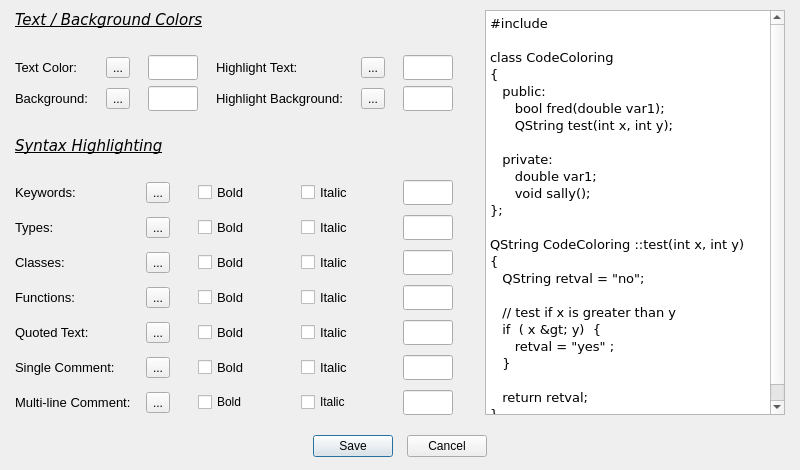
<?xml version="1.0" encoding="UTF-8"?>
<ui version="4.0">
 <class>Dialog_Colors</class>
 <widget class="QDialog" name="Dialog_Colors">
  <property name="windowModality">
   <enum>Qt::NonModal</enum>
  </property>
  <property name="geometry">
   <rect>
    <x>0</x>
    <y>0</y>
    <width>799</width>
    <height>470</height>
   </rect>
  </property>
  <property name="windowTitle">
   <string>Diamond Colors</string>
  </property>
  <property name="modal">
   <bool>false</bool>
  </property>
  <layout class="QGridLayout" name="gridLayout">
   <property name="leftMargin">
    <number>15</number>
   </property>
   <property name="topMargin">
    <number>10</number>
   </property>
   <property name="rightMargin">
    <number>15</number>
   </property>
   <item row="4" column="0">
    <widget class="QLabel" name="label">
     <property name="font">
      <font>
       <family>Verdana</family>
       <pointsize>11</pointsize>
       <weight>50</weight>
       <italic>true</italic>
       <bold>false</bold>
       <underline>true</underline>
      </font>
     </property>
     <property name="text">
      <string>Syntax Highlighting</string>
     </property>
    </widget>
   </item>
   <item row="0" column="3" rowspan="7">
    <widget class="QPlainTextEdit" name="sample">
     <property name="minimumSize">
      <size>
       <width>300</width>
       <height>0</height>
      </size>
     </property>
     <property name="font">
      <font>
       <family>Verdana</family>
       <pointsize>10</pointsize>
      </font>
     </property>
     <property name="plainText">
      <string>#include &lt;QString&gt;

class CodeColoring 
{
   public:
      bool fred(double var1);
      QString test(int x, int y);	
      
   private:
      double var1;	
      void sally();  
};

QString CodeColoring ::test(int x, int y)
{
   QString retval = &quot;no&quot;;	

   // test if x is greater than y
   if  ( x &gt; y)  {
      retval = &quot;yes&quot; ; 
   }    

   return retval;	
}</string>
     </property>
    </widget>
   </item>
   <item row="9" column="0">
    <spacer name="verticalSpacer_5">
     <property name="orientation">
      <enum>Qt::Vertical</enum>
     </property>
     <property name="sizeType">
      <enum>QSizePolicy::Fixed</enum>
     </property>
     <property name="sizeHint" stdset="0">
      <size>
       <width>20</width>
       <height>13</height>
      </size>
     </property>
    </spacer>
   </item>
   <item row="6" column="0" colspan="2">
    <layout class="QGridLayout" name="gridLayout_2">
     <property name="horizontalSpacing">
      <number>15</number>
     </property>
     <property name="verticalSpacing">
      <number>10</number>
     </property>
     <item row="2" column="5">
      <widget class="QLineEdit" name="type_Color">
       <property name="sizePolicy">
        <sizepolicy hsizetype="Fixed" vsizetype="Fixed">
         <horstretch>0</horstretch>
         <verstretch>0</verstretch>
        </sizepolicy>
       </property>
       <property name="minimumSize">
        <size>
         <width>50</width>
         <height>25</height>
        </size>
       </property>
       <property name="maximumSize">
        <size>
         <width>50</width>
         <height>25</height>
        </size>
       </property>
       <property name="font">
        <font>
         <pointsize>10</pointsize>
        </font>
       </property>
      </widget>
     </item>
     <item row="3" column="1">
      <widget class="QToolButton" name="class_TB">
       <property name="text">
        <string>...</string>
       </property>
      </widget>
     </item>
     <item row="5" column="5">
      <widget class="QLineEdit" name="quote_Color">
       <property name="sizePolicy">
        <sizepolicy hsizetype="Fixed" vsizetype="Fixed">
         <horstretch>0</horstretch>
         <verstretch>0</verstretch>
        </sizepolicy>
       </property>
       <property name="minimumSize">
        <size>
         <width>50</width>
         <height>25</height>
        </size>
       </property>
       <property name="maximumSize">
        <size>
         <width>50</width>
         <height>25</height>
        </size>
       </property>
       <property name="font">
        <font>
         <pointsize>10</pointsize>
        </font>
       </property>
      </widget>
     </item>
     <item row="4" column="3">
      <widget class="QCheckBox" name="type_Bold_CB_2">
       <property name="minimumSize">
        <size>
         <width>35</width>
         <height>0</height>
        </size>
       </property>
       <property name="font">
        <font>
         <pointsize>10</pointsize>
        </font>
       </property>
       <property name="text">
        <string>Bold</string>
       </property>
      </widget>
     </item>
     <item row="4" column="4">
      <widget class="QCheckBox" name="type_Italic_CB_2">
       <property name="minimumSize">
        <size>
         <width>35</width>
         <height>0</height>
        </size>
       </property>
       <property name="font">
        <font>
         <pointsize>10</pointsize>
        </font>
       </property>
       <property name="text">
        <string>Italic</string>
       </property>
      </widget>
     </item>
     <item row="3" column="5">
      <widget class="QLineEdit" name="class_Color">
       <property name="sizePolicy">
        <sizepolicy hsizetype="Fixed" vsizetype="Fixed">
         <horstretch>0</horstretch>
         <verstretch>0</verstretch>
        </sizepolicy>
       </property>
       <property name="minimumSize">
        <size>
         <width>50</width>
         <height>25</height>
        </size>
       </property>
       <property name="maximumSize">
        <size>
         <width>50</width>
         <height>25</height>
        </size>
       </property>
       <property name="font">
        <font>
         <pointsize>10</pointsize>
        </font>
       </property>
      </widget>
     </item>
     <item row="3" column="0">
      <widget class="QLabel" name="label_6">
       <property name="minimumSize">
        <size>
         <width>80</width>
         <height>20</height>
        </size>
       </property>
       <property name="font">
        <font>
         <pointsize>10</pointsize>
        </font>
       </property>
       <property name="text">
        <string>Classes:</string>
       </property>
      </widget>
     </item>
     <item row="2" column="4">
      <widget class="QCheckBox" name="type_Italic_CB">
       <property name="minimumSize">
        <size>
         <width>35</width>
         <height>0</height>
        </size>
       </property>
       <property name="font">
        <font>
         <pointsize>10</pointsize>
        </font>
       </property>
       <property name="text">
        <string>Italic</string>
       </property>
      </widget>
     </item>
     <item row="5" column="1">
      <widget class="QToolButton" name="quote_TB">
       <property name="text">
        <string>...</string>
       </property>
      </widget>
     </item>
     <item row="4" column="1">
      <widget class="QToolButton" name="func_TB">
       <property name="text">
        <string>...</string>
       </property>
      </widget>
     </item>
     <item row="5" column="4">
      <widget class="QCheckBox" name="key_Italic_CB_3">
       <property name="minimumSize">
        <size>
         <width>35</width>
         <height>0</height>
        </size>
       </property>
       <property name="font">
        <font>
         <pointsize>10</pointsize>
        </font>
       </property>
       <property name="text">
        <string>Italic</string>
       </property>
      </widget>
     </item>
     <item row="1" column="3">
      <widget class="QCheckBox" name="key_Bold_CB">
       <property name="minimumSize">
        <size>
         <width>35</width>
         <height>0</height>
        </size>
       </property>
       <property name="maximumSize">
        <size>
         <width>16777215</width>
         <height>16777215</height>
        </size>
       </property>
       <property name="font">
        <font>
         <pointsize>10</pointsize>
        </font>
       </property>
       <property name="text">
        <string>Bold</string>
       </property>
      </widget>
     </item>
     <item row="4" column="5">
      <widget class="QLineEdit" name="func_Color">
       <property name="sizePolicy">
        <sizepolicy hsizetype="Fixed" vsizetype="Fixed">
         <horstretch>0</horstretch>
         <verstretch>0</verstretch>
        </sizepolicy>
       </property>
       <property name="minimumSize">
        <size>
         <width>50</width>
         <height>25</height>
        </size>
       </property>
       <property name="maximumSize">
        <size>
         <width>50</width>
         <height>25</height>
        </size>
       </property>
       <property name="font">
        <font>
         <pointsize>10</pointsize>
        </font>
       </property>
      </widget>
     </item>
     <item row="4" column="0">
      <widget class="QLabel" name="label_5">
       <property name="minimumSize">
        <size>
         <width>80</width>
         <height>20</height>
        </size>
       </property>
       <property name="font">
        <font>
         <pointsize>10</pointsize>
        </font>
       </property>
       <property name="text">
        <string>Functions:</string>
       </property>
      </widget>
     </item>
     <item row="5" column="0">
      <widget class="QLabel" name="label_7">
       <property name="minimumSize">
        <size>
         <width>80</width>
         <height>20</height>
        </size>
       </property>
       <property name="font">
        <font>
         <pointsize>10</pointsize>
        </font>
       </property>
       <property name="text">
        <string>Quoted Text:</string>
       </property>
      </widget>
     </item>
     <item row="2" column="0">
      <widget class="QLabel" name="label_4">
       <property name="minimumSize">
        <size>
         <width>80</width>
         <height>20</height>
        </size>
       </property>
       <property name="font">
        <font>
         <pointsize>10</pointsize>
        </font>
       </property>
       <property name="text">
        <string>Types:</string>
       </property>
      </widget>
     </item>
     <item row="1" column="1">
      <widget class="QToolButton" name="key_TB">
       <property name="text">
        <string>...</string>
       </property>
      </widget>
     </item>
     <item row="3" column="3">
      <widget class="QCheckBox" name="key_Bold_CB_2">
       <property name="minimumSize">
        <size>
         <width>35</width>
         <height>0</height>
        </size>
       </property>
       <property name="font">
        <font>
         <pointsize>10</pointsize>
        </font>
       </property>
       <property name="text">
        <string>Bold</string>
       </property>
      </widget>
     </item>
     <item row="6" column="5">
      <widget class="QLineEdit" name="comment_Color">
       <property name="sizePolicy">
        <sizepolicy hsizetype="Fixed" vsizetype="Fixed">
         <horstretch>0</horstretch>
         <verstretch>0</verstretch>
        </sizepolicy>
       </property>
       <property name="minimumSize">
        <size>
         <width>50</width>
         <height>25</height>
        </size>
       </property>
       <property name="maximumSize">
        <size>
         <width>50</width>
         <height>25</height>
        </size>
       </property>
       <property name="font">
        <font>
         <pointsize>10</pointsize>
        </font>
       </property>
      </widget>
     </item>
     <item row="2" column="3">
      <widget class="QCheckBox" name="type_Bold_CB">
       <property name="minimumSize">
        <size>
         <width>35</width>
         <height>0</height>
        </size>
       </property>
       <property name="font">
        <font>
         <pointsize>10</pointsize>
        </font>
       </property>
       <property name="text">
        <string>Bold</string>
       </property>
      </widget>
     </item>
     <item row="1" column="5">
      <widget class="QLineEdit" name="key_Color">
       <property name="sizePolicy">
        <sizepolicy hsizetype="Fixed" vsizetype="Fixed">
         <horstretch>0</horstretch>
         <verstretch>0</verstretch>
        </sizepolicy>
       </property>
       <property name="minimumSize">
        <size>
         <width>50</width>
         <height>25</height>
        </size>
       </property>
       <property name="maximumSize">
        <size>
         <width>50</width>
         <height>25</height>
        </size>
       </property>
       <property name="font">
        <font>
         <pointsize>10</pointsize>
        </font>
       </property>
       <property name="alignment">
        <set>Qt::AlignLeading|Qt::AlignLeft|Qt::AlignTop</set>
       </property>
      </widget>
     </item>
     <item row="6" column="3">
      <widget class="QCheckBox" name="key_Bold_CB_4">
       <property name="minimumSize">
        <size>
         <width>35</width>
         <height>0</height>
        </size>
       </property>
       <property name="font">
        <font>
         <pointsize>10</pointsize>
        </font>
       </property>
       <property name="text">
        <string>Bold</string>
       </property>
      </widget>
     </item>
     <item row="3" column="4">
      <widget class="QCheckBox" name="key_Italic_CB_2">
       <property name="minimumSize">
        <size>
         <width>35</width>
         <height>0</height>
        </size>
       </property>
       <property name="font">
        <font>
         <pointsize>10</pointsize>
        </font>
       </property>
       <property name="text">
        <string>Italic</string>
       </property>
      </widget>
     </item>
     <item row="1" column="2">
      <spacer name="horizontalSpacer">
       <property name="orientation">
        <enum>Qt::Horizontal</enum>
       </property>
       <property name="sizeType">
        <enum>QSizePolicy::Fixed</enum>
       </property>
       <property name="sizeHint" stdset="0">
        <size>
         <width>13</width>
         <height>10</height>
        </size>
       </property>
      </spacer>
     </item>
     <item row="5" column="3">
      <widget class="QCheckBox" name="key_Bold_CB_3">
       <property name="minimumSize">
        <size>
         <width>35</width>
         <height>0</height>
        </size>
       </property>
       <property name="font">
        <font>
         <pointsize>10</pointsize>
        </font>
       </property>
       <property name="text">
        <string>Bold</string>
       </property>
      </widget>
     </item>
     <item row="6" column="1">
      <widget class="QToolButton" name="comment_TB">
       <property name="text">
        <string>...</string>
       </property>
      </widget>
     </item>
     <item row="6" column="0">
      <widget class="QLabel" name="label_8">
       <property name="minimumSize">
        <size>
         <width>0</width>
         <height>20</height>
        </size>
       </property>
       <property name="font">
        <font>
         <pointsize>10</pointsize>
        </font>
       </property>
       <property name="text">
        <string>Single Comment:</string>
       </property>
      </widget>
     </item>
     <item row="1" column="4">
      <widget class="QCheckBox" name="key_Italic_CB">
       <property name="minimumSize">
        <size>
         <width>35</width>
         <height>0</height>
        </size>
       </property>
       <property name="maximumSize">
        <size>
         <width>16777215</width>
         <height>16777215</height>
        </size>
       </property>
       <property name="font">
        <font>
         <pointsize>10</pointsize>
        </font>
       </property>
       <property name="text">
        <string>Italic</string>
       </property>
      </widget>
     </item>
     <item row="6" column="4">
      <widget class="QCheckBox" name="key_Italic_CB_4">
       <property name="minimumSize">
        <size>
         <width>35</width>
         <height>0</height>
        </size>
       </property>
       <property name="font">
        <font>
         <pointsize>10</pointsize>
        </font>
       </property>
       <property name="text">
        <string>Italic</string>
       </property>
      </widget>
     </item>
     <item row="1" column="0">
      <widget class="QLabel" name="label_3">
       <property name="minimumSize">
        <size>
         <width>80</width>
         <height>20</height>
        </size>
       </property>
       <property name="font">
        <font>
         <pointsize>10</pointsize>
        </font>
       </property>
       <property name="text">
        <string>Keywords:</string>
       </property>
      </widget>
     </item>
     <item row="2" column="1">
      <widget class="QToolButton" name="type_TB">
       <property name="text">
        <string>...</string>
       </property>
      </widget>
     </item>
     <item row="7" column="0">
      <widget class="QLabel" name="label_12">
       <property name="font">
        <font>
         <pointsize>10</pointsize>
        </font>
       </property>
       <property name="text">
        <string>Multi-line Comment:</string>
       </property>
      </widget>
     </item>
     <item row="7" column="1">
      <widget class="QToolButton" name="mline_TB">
       <property name="text">
        <string>...</string>
       </property>
      </widget>
     </item>
     <item row="7" column="3">
      <widget class="QCheckBox" name="checkBox">
       <property name="text">
        <string>Bold</string>
       </property>
      </widget>
     </item>
     <item row="7" column="4">
      <widget class="QCheckBox" name="checkBox_2">
       <property name="text">
        <string>Italic</string>
       </property>
      </widget>
     </item>
     <item row="7" column="5">
      <widget class="QLineEdit" name="mline_Color">
       <property name="minimumSize">
        <size>
         <width>50</width>
         <height>25</height>
        </size>
       </property>
       <property name="maximumSize">
        <size>
         <width>50</width>
         <height>25</height>
        </size>
       </property>
      </widget>
     </item>
    </layout>
   </item>
   <item row="2" column="0" colspan="2">
    <layout class="QGridLayout" name="gridLayout_1">
     <property name="horizontalSpacing">
      <number>18</number>
     </property>
     <item row="0" column="2">
      <widget class="QLineEdit" name="text_Color">
       <property name="sizePolicy">
        <sizepolicy hsizetype="Fixed" vsizetype="Fixed">
         <horstretch>0</horstretch>
         <verstretch>0</verstretch>
        </sizepolicy>
       </property>
       <property name="minimumSize">
        <size>
         <width>50</width>
         <height>25</height>
        </size>
       </property>
       <property name="maximumSize">
        <size>
         <width>50</width>
         <height>25</height>
        </size>
       </property>
       <property name="font">
        <font>
         <pointsize>10</pointsize>
        </font>
       </property>
      </widget>
     </item>
     <item row="2" column="1">
      <widget class="QToolButton" name="back_TB">
       <property name="text">
        <string>...</string>
       </property>
      </widget>
     </item>
     <item row="2" column="3">
      <widget class="QLabel" name="label_11">
       <property name="font">
        <font>
         <pointsize>10</pointsize>
        </font>
       </property>
       <property name="text">
        <string>Highlight Background:</string>
       </property>
      </widget>
     </item>
     <item row="0" column="4">
      <widget class="QToolButton" name="highText_TB">
       <property name="text">
        <string>...</string>
       </property>
      </widget>
     </item>
     <item row="2" column="5">
      <widget class="QLineEdit" name="highBack_Color">
       <property name="sizePolicy">
        <sizepolicy hsizetype="Fixed" vsizetype="Fixed">
         <horstretch>0</horstretch>
         <verstretch>0</verstretch>
        </sizepolicy>
       </property>
       <property name="minimumSize">
        <size>
         <width>50</width>
         <height>25</height>
        </size>
       </property>
       <property name="maximumSize">
        <size>
         <width>50</width>
         <height>25</height>
        </size>
       </property>
      </widget>
     </item>
     <item row="2" column="4">
      <widget class="QToolButton" name="highBack_TB">
       <property name="text">
        <string>...</string>
       </property>
      </widget>
     </item>
     <item row="0" column="0">
      <widget class="QLabel" name="label_1">
       <property name="minimumSize">
        <size>
         <width>0</width>
         <height>20</height>
        </size>
       </property>
       <property name="font">
        <font>
         <pointsize>10</pointsize>
        </font>
       </property>
       <property name="text">
        <string>Text Color:</string>
       </property>
      </widget>
     </item>
     <item row="2" column="0">
      <widget class="QLabel" name="label_2">
       <property name="minimumSize">
        <size>
         <width>0</width>
         <height>20</height>
        </size>
       </property>
       <property name="font">
        <font>
         <pointsize>10</pointsize>
        </font>
       </property>
       <property name="text">
        <string>Background:</string>
       </property>
      </widget>
     </item>
     <item row="0" column="3">
      <widget class="QLabel" name="label_10">
       <property name="font">
        <font>
         <pointsize>10</pointsize>
        </font>
       </property>
       <property name="text">
        <string>Highlight Text:</string>
       </property>
      </widget>
     </item>
     <item row="2" column="2">
      <widget class="QLineEdit" name="back_Color">
       <property name="sizePolicy">
        <sizepolicy hsizetype="Fixed" vsizetype="Fixed">
         <horstretch>0</horstretch>
         <verstretch>0</verstretch>
        </sizepolicy>
       </property>
       <property name="minimumSize">
        <size>
         <width>50</width>
         <height>25</height>
        </size>
       </property>
       <property name="maximumSize">
        <size>
         <width>50</width>
         <height>25</height>
        </size>
       </property>
       <property name="font">
        <font>
         <pointsize>10</pointsize>
        </font>
       </property>
      </widget>
     </item>
     <item row="0" column="1">
      <widget class="QToolButton" name="text_TB">
       <property name="text">
        <string>...</string>
       </property>
      </widget>
     </item>
     <item row="0" column="5">
      <widget class="QLineEdit" name="highText_Color">
       <property name="sizePolicy">
        <sizepolicy hsizetype="Fixed" vsizetype="Fixed">
         <horstretch>0</horstretch>
         <verstretch>0</verstretch>
        </sizepolicy>
       </property>
       <property name="minimumSize">
        <size>
         <width>50</width>
         <height>25</height>
        </size>
       </property>
       <property name="maximumSize">
        <size>
         <width>50</width>
         <height>25</height>
        </size>
       </property>
      </widget>
     </item>
    </layout>
   </item>
   <item row="12" column="0" colspan="4">
    <layout class="QHBoxLayout" name="horizontalLayout_101">
     <item>
      <spacer name="horizontalSpacer_100">
       <property name="orientation">
        <enum>Qt::Horizontal</enum>
       </property>
       <property name="sizeHint" stdset="0">
        <size>
         <width>10</width>
         <height>20</height>
        </size>
       </property>
      </spacer>
     </item>
     <item>
      <widget class="QPushButton" name="save_PB">
       <property name="text">
        <string>Save</string>
       </property>
      </widget>
     </item>
     <item>
      <spacer name="horizontalSpacer_101">
       <property name="orientation">
        <enum>Qt::Horizontal</enum>
       </property>
       <property name="sizeType">
        <enum>QSizePolicy::Fixed</enum>
       </property>
       <property name="sizeHint" stdset="0">
        <size>
         <width>8</width>
         <height>25</height>
        </size>
       </property>
      </spacer>
     </item>
     <item>
      <widget class="QPushButton" name="cancel_PB">
       <property name="text">
        <string>Cancel</string>
       </property>
      </widget>
     </item>
     <item>
      <spacer name="horizontalSpacer_103">
       <property name="orientation">
        <enum>Qt::Horizontal</enum>
       </property>
       <property name="sizeHint" stdset="0">
        <size>
         <width>10</width>
         <height>20</height>
        </size>
       </property>
      </spacer>
     </item>
    </layout>
   </item>
   <item row="0" column="0">
    <widget class="QLabel" name="label_9">
     <property name="font">
      <font>
       <family>Verdana</family>
       <pointsize>11</pointsize>
       <italic>true</italic>
       <underline>true</underline>
      </font>
     </property>
     <property name="text">
      <string>Text / Background Colors</string>
     </property>
    </widget>
   </item>
   <item row="1" column="0">
    <spacer name="verticalSpacer_4">
     <property name="orientation">
      <enum>Qt::Vertical</enum>
     </property>
     <property name="sizeType">
      <enum>QSizePolicy::Fixed</enum>
     </property>
     <property name="sizeHint" stdset="0">
      <size>
       <width>20</width>
       <height>10</height>
      </size>
     </property>
    </spacer>
   </item>
   <item row="5" column="0">
    <spacer name="verticalSpacer_3">
     <property name="orientation">
      <enum>Qt::Vertical</enum>
     </property>
     <property name="sizeType">
      <enum>QSizePolicy::Fixed</enum>
     </property>
     <property name="sizeHint" stdset="0">
      <size>
       <width>20</width>
       <height>10</height>
      </size>
     </property>
    </spacer>
   </item>
   <item row="0" column="2">
    <spacer name="horizontalSpacer_2">
     <property name="orientation">
      <enum>Qt::Horizontal</enum>
     </property>
     <property name="sizeType">
      <enum>QSizePolicy::Fixed</enum>
     </property>
     <property name="sizeHint" stdset="0">
      <size>
       <width>20</width>
       <height>20</height>
      </size>
     </property>
    </spacer>
   </item>
   <item row="3" column="0">
    <spacer name="verticalSpacer">
     <property name="orientation">
      <enum>Qt::Vertical</enum>
     </property>
     <property name="sizeType">
      <enum>QSizePolicy::Fixed</enum>
     </property>
     <property name="sizeHint" stdset="0">
      <size>
       <width>20</width>
       <height>10</height>
      </size>
     </property>
    </spacer>
   </item>
  </layout>
 </widget>
 <tabstops>
  <tabstop>text_TB</tabstop>
  <tabstop>text_Color</tabstop>
  <tabstop>back_TB</tabstop>
  <tabstop>highText_TB</tabstop>
  <tabstop>highText_Color</tabstop>
  <tabstop>highBack_TB</tabstop>
  <tabstop>highBack_Color</tabstop>
  <tabstop>key_TB</tabstop>
  <tabstop>key_Bold_CB</tabstop>
  <tabstop>key_Italic_CB</tabstop>
  <tabstop>key_Color</tabstop>
  <tabstop>type_TB</tabstop>
  <tabstop>type_Bold_CB</tabstop>
  <tabstop>type_Italic_CB</tabstop>
  <tabstop>type_Color</tabstop>
  <tabstop>class_TB</tabstop>
  <tabstop>key_Bold_CB_2</tabstop>
  <tabstop>key_Italic_CB_2</tabstop>
  <tabstop>class_Color</tabstop>
  <tabstop>func_TB</tabstop>
  <tabstop>type_Bold_CB_2</tabstop>
  <tabstop>type_Italic_CB_2</tabstop>
  <tabstop>func_Color</tabstop>
  <tabstop>quote_TB</tabstop>
  <tabstop>key_Bold_CB_3</tabstop>
  <tabstop>key_Italic_CB_3</tabstop>
  <tabstop>quote_Color</tabstop>
  <tabstop>comment_TB</tabstop>
  <tabstop>key_Bold_CB_4</tabstop>
  <tabstop>key_Italic_CB_4</tabstop>
  <tabstop>comment_Color</tabstop>
  <tabstop>save_PB</tabstop>
  <tabstop>cancel_PB</tabstop>
 </tabstops>
 <resources/>
 <connections/>
</ui>
